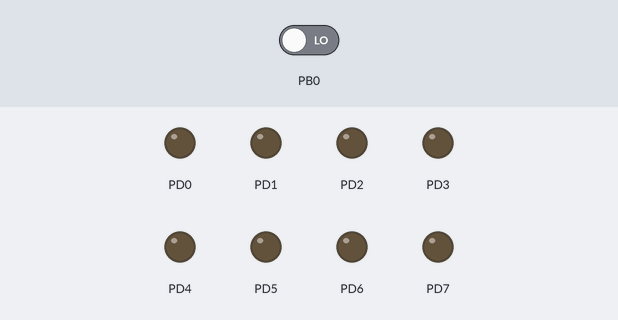
This program was run on a simulated ATmega328P, built with avr-gcc and emulated at 16 MHz. Shown: output pins drawn as LEDs (lit = HIGH). The inputs (shaded band) are chosen by the test bench; at power-on: PB0 LOW.

Above: at 1.2 s.
1.3 s: PB0 driven HIGH
At 2.7 s:
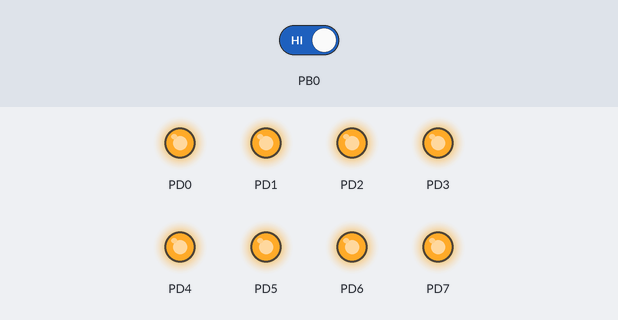
Timing chart, 0 to 4.3 s (numbered marks = the images above; inputs shaded):
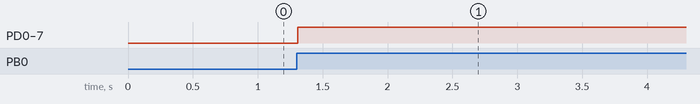

Measured:
- after the input at 1.3 s, PD0–7: LOW → HIGH at once

The program:

main.c
```c
/*
 * Lab1B-2.c
 *
 * Created: 24/9/2024 9:21:33 am
 * Author : sashe
 */

#define F_CPU 16000000UL
#include <avr/io.h>
#include <util/delay.h>

int main(void)
{
   DDRD = 0xFF;
   DDRB &= ~(1 << 0); //setting to 0 as input


   unsigned char state = 0;

    while (1)
    {

		if  (PINB & (1 << 0)){
			_delay_ms(10);

				if (state == 0){
					PORTD = 0xFF;
					state = 1;
				}else{
					PORTD = 0x00;
					state = 0;
					}
					 while (PINB & (1 << 0));
		}

	}
	return 0;
}
```
